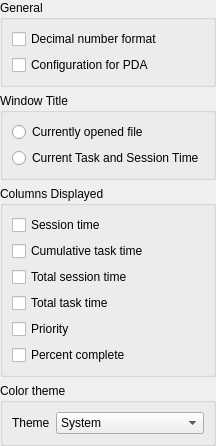
<?xml version="1.0" encoding="UTF-8"?>
<ui version="4.0">
<!--
SPDX-FileCopyrightText: 2019 Alexander Potashev <aspotashev@gmail.com>
SPDX-FileCopyrightText: 2021 David Stächele <david@daiwai.de>
SPDX-License-Identifier: GPL-2.0-or-later
-->
<class>DisplayPage</class>
 <widget class="QWidget" name="DisplayPage">
  <property name="geometry">
   <rect>
    <x>0</x>
    <y>0</y>
    <width>200</width>
    <height>324</height>
   </rect>
  </property>
  <layout class="QVBoxLayout">
   <property name="leftMargin">
    <number>0</number>
   </property>
   <property name="topMargin">
    <number>0</number>
   </property>
   <property name="rightMargin">
    <number>0</number>
   </property>
   <property name="bottomMargin">
    <number>0</number>
   </property>
   <item>
    <widget class="QGroupBox" name="groupBox_2">
     <property name="title">
      <string comment="title of group box, general options">General</string>
     </property>
     <layout class="QVBoxLayout">
      <item>
       <widget class="QCheckBox" name="kcfg_decimalFormat">
        <property name="text">
         <string>Decimal number format</string>
        </property>
       </widget>
      </item>
      <item>
       <widget class="QCheckBox" name="kcfg_configPDA">
        <property name="whatsThis">
         <string>Choose this if you have a touchscreen and your screen real estate is precious. It will disable the search bar and every click will pop up a context menu.</string>
        </property>
        <property name="text">
         <string comment="Choose this if you have a touchscreen and your screen real estate is precious.">Configuration for PDA</string>
        </property>
       </widget>
      </item>
     </layout>
    </widget>
   </item>
   <item>
    <widget class="QGroupBox" name="windowTitleGroupBox">
     <property name="title">
      <string>Window Title</string>
     </property>
     <property name="checkable">
      <bool>false</bool>
     </property>
     <layout class="QVBoxLayout" name="verticalLayout">
      <item>
       <widget class="QRadioButton" name="kcfg_windowTitleCurrentFile">
        <property name="text">
         <string>Currently opened file</string>
        </property>
       </widget>
      </item>
      <item>
       <widget class="QRadioButton" name="kcfg_windowTitleCurrentTask">
        <property name="text">
         <string>Current Task and Session Time</string>
        </property>
       </widget>
      </item>
     </layout>
    </widget>
   </item>
   <item>
    <widget class="QGroupBox" name="groupBox">
     <property name="title">
      <string>Columns Displayed</string>
     </property>
     <layout class="QVBoxLayout">
      <item>
       <widget class="QCheckBox" name="kcfg_displaySessionTime">
        <property name="text">
         <string>Session time</string>
        </property>
       </widget>
      </item>
      <item>
       <widget class="QCheckBox" name="kcfg_displayTime">
        <property name="text">
         <string>Cumulative task time</string>
        </property>
       </widget>
      </item>
      <item>
       <widget class="QCheckBox" name="kcfg_displayTotalSessionTime">
        <property name="text">
         <string>Total session time</string>
        </property>
       </widget>
      </item>
      <item>
       <widget class="QCheckBox" name="kcfg_displayTotalTime">
        <property name="text">
         <string>Total task time</string>
        </property>
       </widget>
      </item>
      <item>
       <widget class="QCheckBox" name="kcfg_displayPriority">
        <property name="text">
         <string>Priority</string>
        </property>
       </widget>
      </item>
      <item>
       <widget class="QCheckBox" name="kcfg_displayPercentComplete">
        <property name="text">
         <string>Percent complete</string>
        </property>
       </widget>
      </item>
     </layout>
    </widget>
   </item>
     <item>
        <widget class="QGroupBox" name="colorSchemeGroupBox">
         <property name="title">
            <string>Color theme</string>
         </property>
         <layout class="QFormLayout" name="colorSchemeLayout">
            <item row="0" column="0">
             <widget class="QLabel" name="colorSchemeLabel">
                <property name="text">
                 <string>Theme</string>
                </property>
             </widget>
            </item>
            <item row="0" column="1">
             <widget class="QComboBox" name="kcfg_colorScheme">
                <item>
                 <property name="text">
                    <string>System</string>
                 </property>
                </item>
                <item>
                 <property name="text">
                    <string>Light</string>
                 </property>
                </item>
                <item>
                 <property name="text">
                    <string>Dark</string>
                 </property>
                </item>
             </widget>
            </item>
         </layout>
        </widget>
     </item>
   <item>
    <spacer>
     <property name="orientation">
      <enum>Qt::Vertical</enum>
     </property>
     <property name="sizeHint" stdset="0">
      <size>
       <width>20</width>
       <height>40</height>
      </size>
     </property>
    </spacer>
   </item>
  </layout>
 </widget>
 <resources/>
 <connections/>
</ui>
